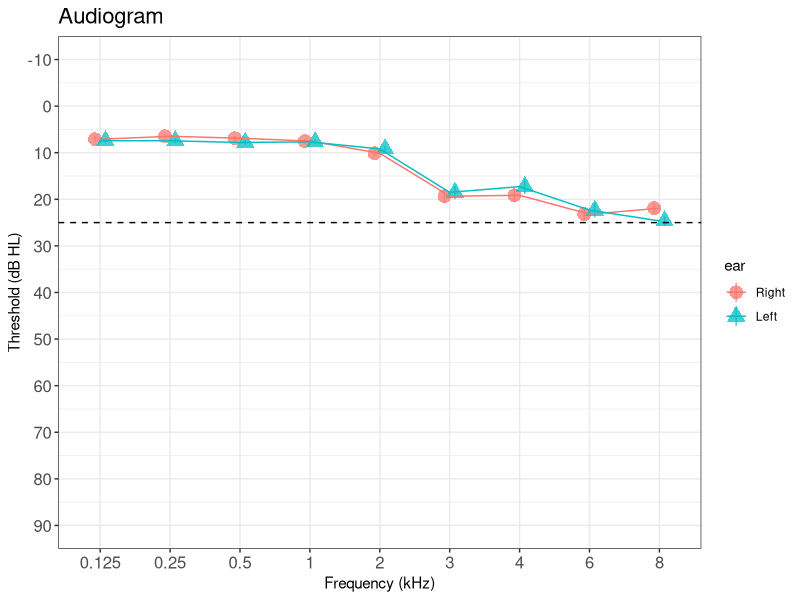
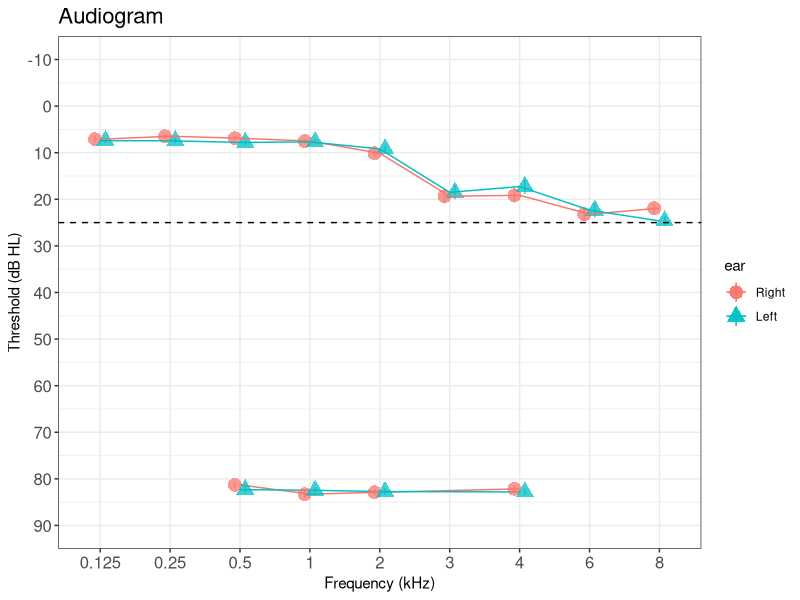

Here is the R script that generated these plots, in order:
# Load libraries ====================================================
library(readr)
library(tidyverse)
library(ggplot2)
library(ggpubr)

# Load aud data as data frame "dat" =================================
dat <- read_csv("data/aud_data_UCL.csv")

# Specify function for SEM (standard error of mean) =================
std_error <- function(x) sd(x)/sqrt(length(x))

# Specify columns in data to use for Pure Tone Thresholds (PTT) and Uncomfortable Loudness Levels (UCL) ======
ptt.labs <- c("L125", "L250", "L500", "L1000", "L2000", "L3000", "L4000", "L6000", "L8000",
              "R125", "R250", "R500", "R1000", "R2000", "R3000", "R4000", "R6000", "R8000")

ucl.labs <- c("UCLL500", "UCLL1000", "UCLL2000", "UCLL4000",
              "UCLR500", "UCLR1000", "UCLR2000", "UCLR4000")

# Create separate data frames for PTT and UCL ================================================================
# Note - dropping variable "Group"
ptt <- dat[,c("ID", ptt.labs)]
ucl <- dat[,c("ID", ucl.labs)]

# Make data to long format (need tidyverse package) ==========================================================
ptt.long <- gather(ptt, key = "ear-freq", value = "dB", -ID)
ucl.long <- gather(ucl, key = "ear-freq", value = "dB", -ID)

# Split and rename variables
ptt.long <- ptt.long %>% 
  separate(col = "ear-freq", into = c("ear","freq"), sep = (1)) %>% #sep = 1 is n characters before frequency in col name for ptt
  mutate(freq = (type.convert(freq, as.is = TRUE))/1000) %>% 
  mutate(freqLabels = factor(freq)) %>% 
  mutate(ear = factor(ear, levels = c("R", "L"))) %>%
  mutate(ear = recode(ear, "R" = "Right", "L" = "Left"))

ucl.long <- ucl.long %>% 
  separate(col = "ear-freq", into = c("ear","freq"), sep = (4)) %>% #sep = 4 is n characters before frequency in col name ucl
  mutate(freq = (type.convert(freq, as.is = TRUE))/1000) %>% 
  mutate(freqLabels = factor(freq)) %>% 
  mutate(ear = factor(ear, levels = c("UCLR", "UCLL"))) %>%
  mutate(ear = recode(ear, "UCLR" = "Right", "UCLL" = "Left"))

# Specify shared plot options to make it easy to modify all plots ============================================
titlesz = 16 #Title text size
axlabsz = 12 #Axis label text size
linew = 0.5 #Linewith
pointsz = 1 #Point size
pointa = 0.75 #Point alpha (opacity)
ymax = 90 #Y-scale maximum
ymin = -10 #Y-scale minimum
pointscat = 0.3 #point scatter/jitter, useful if overlapping data

# Create plot of audiogram only using data frame "ptt.long" ==================================================
ptt.plot <- ggplot(data = ptt.long, aes(y = dB, x = freqLabels, group = ear, color = ear, shape = ear))+
  
  # Aud layers
  stat_summary(fun = mean, #plot mean audiogram
               fun.min = function(x) mean(x) - std_error(x), # Negative error bar (can use sd() for std deviation)
               fun.max = function(x) mean(x) + std_error(x), # Positive error bar (can use sd() for std deviation)
               geom = "pointrange", size = 1, alpha = pointa, position=position_dodge(width=pointscat)) + # Point options
  stat_summary(fun = mean, geom = "line", linewidth = linew) + # Line options
  
  scale_y_reverse(limits = c(ymax,ymin), breaks = seq(ymin, ymax, by=10))+ #Y-scale options
  
  geom_hline(yintercept=25, linetype="dashed", color = "black", linewidth=0.5)+ # Highlight line at 25dB
  labs(x = "Frequency (kHz)", y = "Threshold (dB HL)")+ # Axis labels
  ggtitle("Audiogram") + # Title of plot
  theme_bw()+ # Specify general theme of plot
  theme(plot.title = element_text(size = titlesz), axis.text = element_text(size = axlabsz)) # Adjust text sizes of plot

# Create plot of PTT and UCL combining data frames ptt.long and ucl.long =====================================
ptt.ucl.plot <- ggplot(data = ptt.long, aes(y = dB, x = freqLabels, group = ear, color = ear, shape = ear))+
  
  # Aud layers
  stat_summary(fun = mean, #plot mean PTTs
               fun.min = function(x) mean(x) - std_error(x), # Negative error bar (can use sd() for std deviation)
               fun.max = function(x) mean(x) + std_error(x), # Positive error bar (can use sd() for std deviation)
               geom = "pointrange", size = pointsz, alpha = pointa, position=position_dodge(width=pointscat)) + # Point options
  stat_summary(fun = mean, geom = "line") + # Line options
  
  #UCL layers
  stat_summary(data = ucl.long, fun = mean, geom = "line", size = linew) + #Plot mean line for UCL
  stat_summary(data = ucl.long, fun = mean,
               fun.min = function(x) mean(x) - std_error(x), # Negative error bar (can use sd() for std deviation)
               fun.max = function(x) mean(x) + std_error(x), # Positive error bar (can use sd() for std deviation)
               geom = "pointrange", size = pointsz, alpha = pointa, position=position_dodge(width=pointscat)) + # Point options
  
  scale_y_reverse(limits = c(ymax, ymin), breaks = seq(ymin, ymax, by=10))+ #Y-scale options
  
  geom_hline(yintercept=25, linetype="dashed", color = "black", linewidth=0.5)+ # Highlight line at 25dB
  labs(x = "Frequency (kHz)", y = "Threshold (dB HL)")+ # Axis labels
  ggtitle("Audiogram") + # Title of plot
  theme_bw()+ # Specify general theme of plot
  theme(plot.title = element_text(size = titlesz), axis.text = element_text(size = axlabsz)) # Adjust text sizes of plot

# Arrange plots with ggpubr package ==========================================================================
